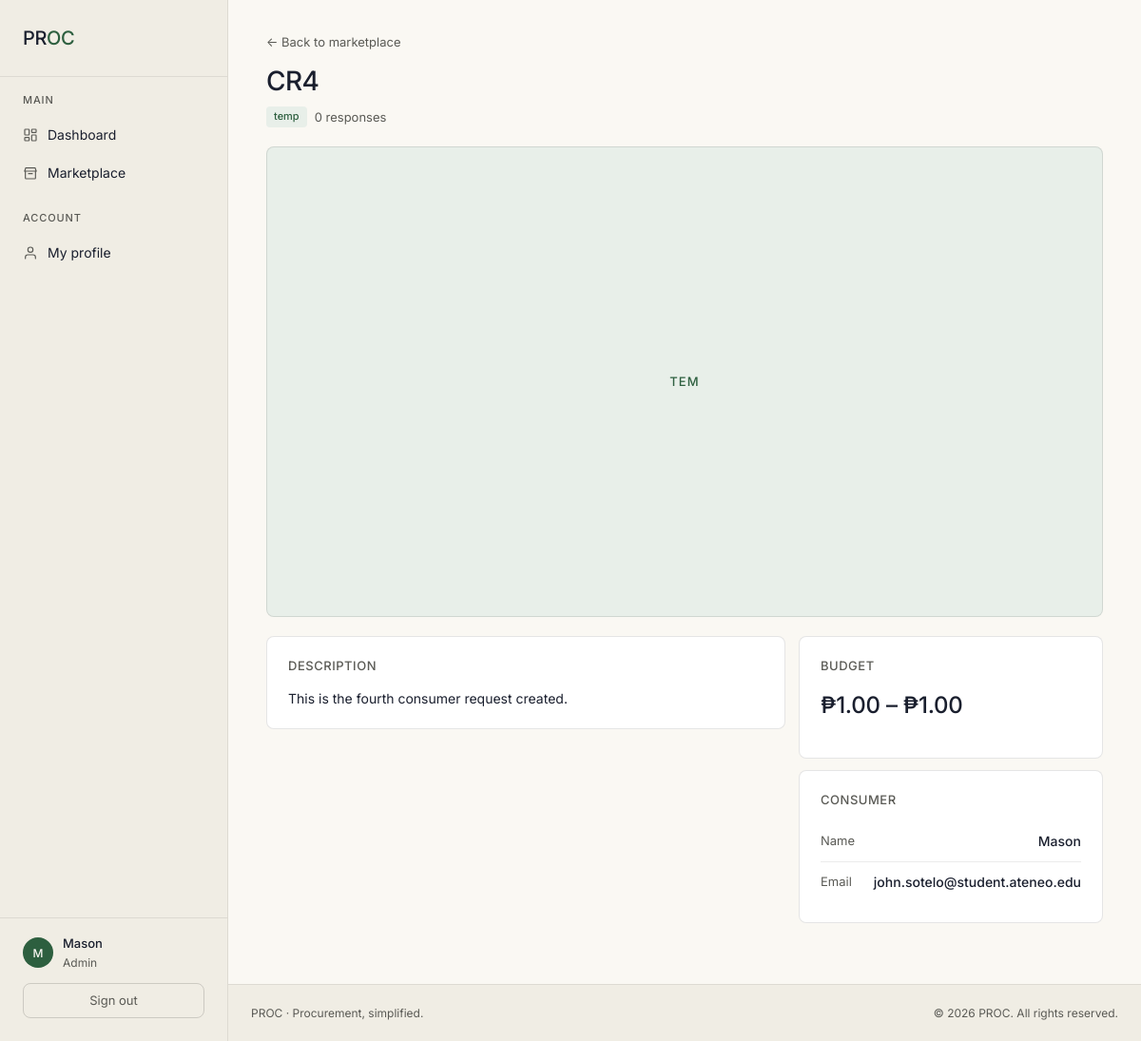
Page /marketplace/request/2 (signed in) on the committed database.
### authentication/models.py (models this page shows, shortened)
class Client(AbstractBaseUser, PermissionsMixin):
    ACCOUNT_TYPE_CHOICES = [
        ('business', 'Business'),
        ('consumer', 'Consumer'),
        ('admin', 'Admin'),
    ]
    username = models.CharField(max_length=150, unique=True)
    email = models.EmailField(unique=True)
    account_type = models.CharField(max_length=20, choices=ACCOUNT_TYPE_CHOICES)
    contact_number = models.CharField(max_length=20, blank=True)
    profile_image = models.ImageField(upload_to='uploads/profile_pictures/', null=True, blank=True)
    is_active = models.BooleanField(default=True)
    is_staff = models.BooleanField(default=False)
    date_joined = models.DateTimeField(default=timezone.now)
    objects = ClientManager()
    USERNAME_FIELD = 'username'
    REQUIRED_FIELDS = ['email']
    class Meta:
        db_table = 'client'
        verbose_name = 'Client'
        verbose_name_plural = 'Clients'

### marketplace/models.py (models this page shows, shortened)
class ConsumerRequest(models.Model):
    STATUS_CHOICES = [
        ('open', 'Open'),
        ('closed', 'Closed'),
        ('cancelled', 'Cancelled'),
    ]
    CATEGORY_CHOICES = [
        ('goods', 'Goods'),
        ('services', 'Services'),
        ('custom', 'Custom'),
    ]
    CONTACT_CHOICES = [
        ('message', 'Message'),
        ('email', 'Email'),
        ('phone', "Phone")
    ]
    consumer = models.ForeignKey(
        settings.AUTH_USER_MODEL,
        on_delete=models.CASCADE,
        related_name='marketplace_request'
    )
    title = models.CharField(max_length=255)
    description = models.TextField()
    category = models.CharField(max_length=50, choices=CATEGORY_CHOICES, default='custom')
    status = models.CharField(max_length=20, choices=STATUS_CHOICES, default='open')
    min_price = models.DecimalField(max_digits=15, decimal_places=2, validators=[validate_nonnegative])
    max_price = models.DecimalField(max_digits=15, decimal_places=2, validators=[validate_nonnegative])
    delivery_area = models.CharField(max_length=100)
    needed_by = models.DateTimeField()
    contact_pref = models.CharField(max_length=10, choices=CONTACT_CHOICES, blank=True, null=True)
    response_count = models.IntegerField(validators=[validate_nonnegative], default=0)
    created_at = models.DateTimeField(auto_now_add=True)
    updated_at = models.DateTimeField(auto_now=True)
    class Meta:
        db_table = 'consumer_request'
        ordering = ['-created_at']

### marketplace/views.py (the view)
# urls.py: path('request/<int:pk>', views.consumer_request_detail_view, name='consumer_request_detail'),
@login_required
def consumer_request_detail_view(request, pk):
    cr = get_object_or_404(ConsumerRequest, pk=pk)
    try:
        crt = ConsumerRequestTransaction.objects.get(consumer_request=cr)
    except:
        crt = None
    if hasattr(request.user, "consumer_profile"):
        if cr.consumer != request.user:
            return redirect('dashboard:dashboard')
    elif hasattr(request.user, "business_profile"):
        if cr.status != "open" and not (crt and crt.business_response.business == request.user):
            return redirect('dashboard:dashboard')
    has_responded = BusinessResponse.objects.filter(consumer_request=cr, business=request.user).exists()
    if has_responded:
        br = BusinessResponse.objects.get(consumer_request=cr, business=request.user)
    else:
        br = None
    has_chosen = ConsumerRequestTransaction.objects.filter(consumer_request=cr).exists()
    if has_chosen:
        crt = ConsumerRequestTransaction.objects.filter(consumer_request=cr)
    else:
        crt = None
    has_chosen_you = ConsumerRequestTransaction.objects.filter(consumer_request=cr, business_response__business=request.user).exists()
    ctx = {
        'cr': cr,
        'br': br,
        'crt': crt,
        'has_responded': has_responded,
        'has_chosen_you': has_chosen_you
    }
    return render(request, 'marketplace/consumer_request_detail.html', ctx)

### templates/marketplace/consumer_request_detail.html (shortened to what this page needs)
{% extends "base.html" %}
{% load humanize %}
{% block content %}
<div class="page-wrap">
    {% if user.business_profile %}
        <a href="{% url 'marketplace:marketplace_requests' %}" class="back-link">← Back to requests</a>
    {% else %}
        <a href="{% url 'marketplace:consumer_marketplace' %}" class="back-link">← Back to marketplace</a>
    {% endif %}
    <div class="detail-header">
        <div class="detail-title">{{ cr.title }}</div>
        <div class="detail-subline">
            <span class="pill">{{ cr.category }}</span>
            <span>{{ cr.response_count|intcomma }} response{{ cr.response_count|pluralize }}</span>
        </div>
    </div>
    <div class="gallery">
        <div class="gallery-main">
            {% if cr.images.exists %}
                {% for image in cr.images.all %}
                    {% if forloop.counter == 1 %}
                        <img src="{{ image.image.url }}" alt="{{ cr.title }}">
                    {% endif %}
                {% endfor %}
            {% else %}
                <span class="gallery-empty">{{ cr.category|slice:":3" }}</span>
            {% endif %}
        </div>
    </div>
    <div class="detail-grid">
        <div>
            <div class="card">
                <div class="section-title">Description</div>
                <div class="description">{{ cr.description }}</div>
            </div>
        </div>
        <div>
            <div class="card">
                <div class="section-title">Budget</div>
                <div class="price-display">₱{{ cr.min_price|floatformat:2|intcomma }} – ₱{{ cr.max_price|floatformat:2|intcomma }}</div>
            </div>
            <div class="card">
                <div class="section-title">Consumer</div>
                <div class="info-row">
                    <span class="info-label">Name</span>
                    <span class="info-value">{{ cr.consumer.consumer_profile.full_name|default:cr.consumer.username }}</span>
                </div>
                <div class="info-row">
                    <span class="info-label">Email</span>
                    <span class="info-value">{{ cr.consumer.email }}</span>
                </div>
            </div>
        </div>
    </div>
</div>
{% endblock %}

### templates/base.html (shortened to what this page needs)
{% load static %}
<!DOCTYPE html>
<html lang="en">
<head>
    <link rel="stylesheet" href="{% static 'css/theme.css' %}">
</head>
<body>
<div class="layout">
    {% if user.is_authenticated %}
    <aside class="sidebar">
        <div class="brand">
            <div class="brand-name">PR<span class="dot">OC</span></div>
        </div>
        <div class="nav-section">
            <div class="nav-label">Main</div>
            <a href="{% url 'dashboard:dashboard' %}" class="nav-link">
                <span class="nav-icon">
                </span> Dashboard
            </a>
            {% if user.business_profile %}
            <a href="{% url 'marketplace:business_marketplace' %}" class="nav-link">
                <span class="nav-icon">
                    <svg viewBox="0 0 24 24" fill="none" stroke="currentColor" stroke-width="1.75" stroke-linecap="round" stroke-linejoin="round"><path d="M3 9l1.5-5h15L21 9"/><path d="M4 9v11a1 1 0 0 0 1 1h14a1 1 0 0 0 1-1V9"/><path d="M3 9h18"/><path d="M9 13h6"/></svg>
                </span> Marketplace
            </a>
            {% else %}
            <a href="{% url 'marketplace:consumer_marketplace' %}" class="nav-link">
                <span class="nav-icon">
                    <svg viewBox="0 0 24 24" fill="none" stroke="currentColor" stroke-width="1.75" stroke-linecap="round" stroke-linejoin="round"><path d="M3 9l1.5-5h15L21 9"/><path d="M4 9v11a1 1 0 0 0 1 1h14a1 1 0 0 0 1-1V9"/><path d="M3 9h18"/><path d="M9 13h6"/></svg>
                </span> Marketplace
            </a>
            {% endif %}
        </div>
        <div class="nav-section">
            <div class="nav-label">Account</div>
            <a href="{% url 'profiles:my_profile' %}" class="nav-link">
                <span class="nav-icon">
                    <svg viewBox="0 0 24 24" fill="none" stroke="currentColor" stroke-width="1.75" stroke-linecap="round" stroke-linejoin="round"><path d="M20 21v-2a4 4 0 0 0-4-4H8a4 4 0 0 0-4 4v2"/><circle cx="12" cy="7" r="4"/></svg>
                </span> My profile
            </a>
        </div>
        <div class="sidebar-footer">
            <div class="user-chip">
                <div class="user-avatar">
                    {% if user.profile_image %}
                        <img src="{{ user.profile_image.url }}" alt="{{ user.username }} profile picture">
                    {% else %}
                        {{ user.username|first|upper }}
                    {% endif %}
                </div>
                <div class="user-info">
                    <div class="user-name">{{ user.username }}</div>
                    <div class="user-role">{{ user.account_type }}</div>
                </div>
            </div>
            <a href="{% url 'authentication:logout' %}" class="sidebar-action">Sign out</a>
        </div>
    </aside>
    {% endif %}
    <main class="main">
        {% block content %}{% endblock %}
    </main>
</div>
{% if user.is_authenticated %}
<footer class="app-footer">
    <div class="app-footer-row">
        <div>PROC · Procurement, simplified.</div>
        <div>&copy; {% now "Y" %} PROC. All rights reserved.</div>
    </div>
</footer>
{% endif %}
</body>
</html>

### static/css/theme.css (style rules this page uses)
:root { --bg-page: #FAF8F3; --bg-surface: #FFFFFF; --bg-secondary: #F0EDE4; --bg-faint: #F5F2EB; --text-primary: #1A1F2E; --text-secondary: #5A5A55; --text-on-accent: #FAF8F3; --accent: #2D5F3F; --accent-bg: #E8EFE9; --accent-hover: #244D33; --border: rgba(0, 0, 0, 0.10); --border-subtle: rgba(0, 0, 0, 0.08); --border-strong: rgba(0, 0, 0, 0.15); --success: #2D5F3F; --warning: #8A6A1F; --warning-bg: #F5EFD9; --danger: #8B2C2C; --danger-bg: #F4E4E4; --space-1: 4px; --space-2: 8px; --space-3: 12px; --space-4: 16px; --space-5: 20px; --space-6: 24px; --space-7: 32px; --space-8: 48px; --radius-sm: 4px; --radius: 8px; --radius-lg: 12px; --font: 'Inter', -apple-system, BlinkMacSystemFont, 'Segoe UI', sans-serif; }
*, *::before, *::after { box-sizing: border-box; margin: 0; padding: 0; }
html, body { min-height: 100%; background: var(--bg-page); color: var(--text-primary); font-family: var(--font); font-size: 15px; line-height: 1.6; font-weight: 400; -webkit-font-smoothing: antialiased; -moz-osx-font-smoothing: grayscale; }
a { color: var(--accent); text-decoration: none; }
.layout { display: flex; min-height: 100vh; }
.sidebar { width: 240px; background: var(--bg-secondary); border-right: 0.5px solid var(--border-subtle); display: flex; flex-direction: column; padding: 20px 0; position: fixed; top: 0; left: 0; bottom: 0; z-index: 10; }
.brand { padding: 4px 24px 24px; border-bottom: 0.5px solid var(--border-subtle); margin-bottom: 16px; }
.brand-name { font-family: var(--font); font-weight: 500; font-size: 20px; letter-spacing: -0.02em; color: var(--text-primary); }
.brand-name .dot { color: var(--accent); }
.nav-section { padding: 0 12px; margin-bottom: 18px; }
.nav-label { font-size: 11px; font-weight: 500; letter-spacing: 0.08em; text-transform: uppercase; color: var(--text-secondary); padding: 0 12px 8px; }
.nav-link { display: flex; align-items: center; gap: 10px; padding: 8px 12px; border-radius: var(--radius); color: var(--text-primary); text-decoration: none; font-size: 14px; font-weight: 400; margin-bottom: 2px; transition: background 0.12s; }
.nav-icon { width: 16px; height: 16px; display: inline-flex; align-items: center; justify-content: center; color: var(--text-secondary); flex-shrink: 0; }
.nav-icon svg { width: 16px; height: 16px; display: block; }
.sidebar-footer { margin-top: auto; padding: 16px 24px 4px; border-top: 0.5px solid var(--border-subtle); }
.user-chip { display: flex; align-items: center; gap: 10px; margin-bottom: 12px; }
.user-avatar { width: 32px; height: 32px; background: var(--accent); color: var(--text-on-accent); border-radius: 50%; display: grid; place-items: center; font-size: 12px; font-weight: 500; flex-shrink: 0; text-transform: uppercase; overflow: hidden; }
.user-info { overflow: hidden; min-width: 0; }
.user-name { font-size: 13px; font-weight: 500; color: var(--text-primary); white-space: nowrap; overflow: hidden; text-overflow: ellipsis; }
.user-role { font-size: 12px; color: var(--text-secondary); text-transform: capitalize; }
.sidebar-action { display: flex; align-items: center; justify-content: center; width: 100%; padding: 7px 12px; background: transparent; border: 0.5px solid var(--border-strong); border-radius: var(--radius); color: var(--text-secondary); font-family: var(--font); font-size: 13px; font-weight: 400; cursor: pointer; text-decoration: none; transition: background 0.12s, color 0.12s; }
.main { margin-left: 240px; flex: 1; padding: 32px 40px 64px; }
.card { background: var(--bg-surface); border: 0.5px solid var(--border); border-radius: var(--radius); padding: 20px 22px; }
.pill { display: inline-flex; align-items: center; background: var(--accent-bg); color: var(--accent); font-size: 11px; font-weight: 500; padding: 3px 8px; border-radius: var(--radius-sm); line-height: 1.4; }
.app-footer { background: var(--bg-secondary); border-top: 0.5px solid var(--border-subtle); padding: 20px 24px; margin-left: 240px; font-size: 12px; color: var(--text-secondary); }
.app-footer-row { max-width: 1200px; margin: 0 auto; display: flex; justify-content: space-between; align-items: center; gap: 16px; flex-wrap: wrap; }
:root { --navy: var(--bg-page); --panel: var(--bg-surface); --blue: var(--accent); --white: var(--text-primary); --muted: var(--text-secondary); }

### rows in the picture
Client: username|first "M", username "Mason", account_type "Admin"
ConsumerRequest: title "CR4", category "temp", response_count "0", category "TEM", description "This is the fourth consumer request created.", min_price "1.00", max_price "1.00", consumer.consumer_profile.full_name "Mason", consumer.email "john.sotelo@student.ateneo.edu"
